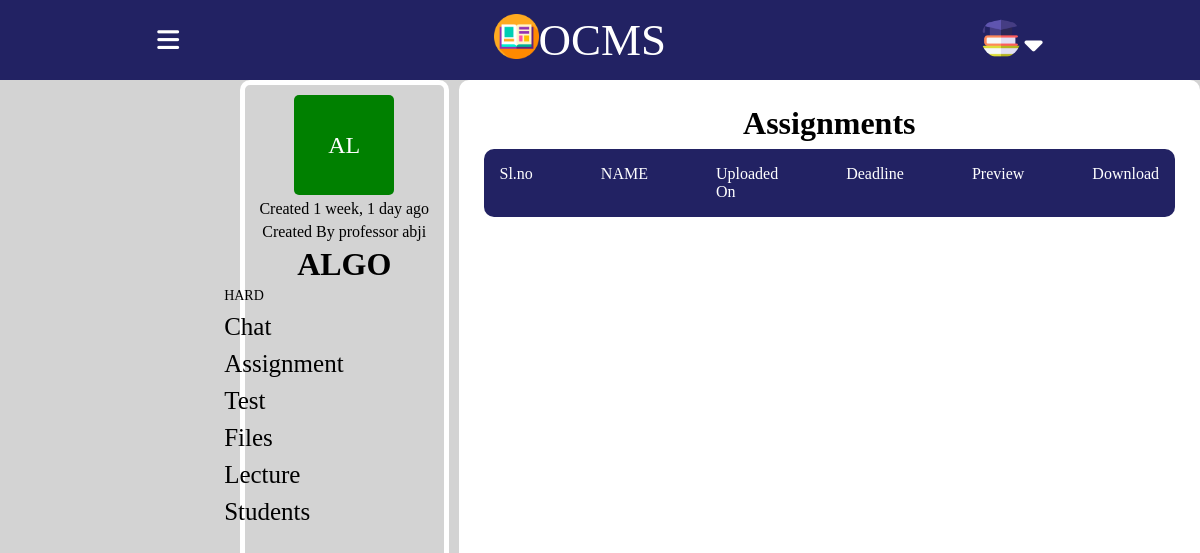
Page /sroom/9/sassignments/ on the earlier database version.
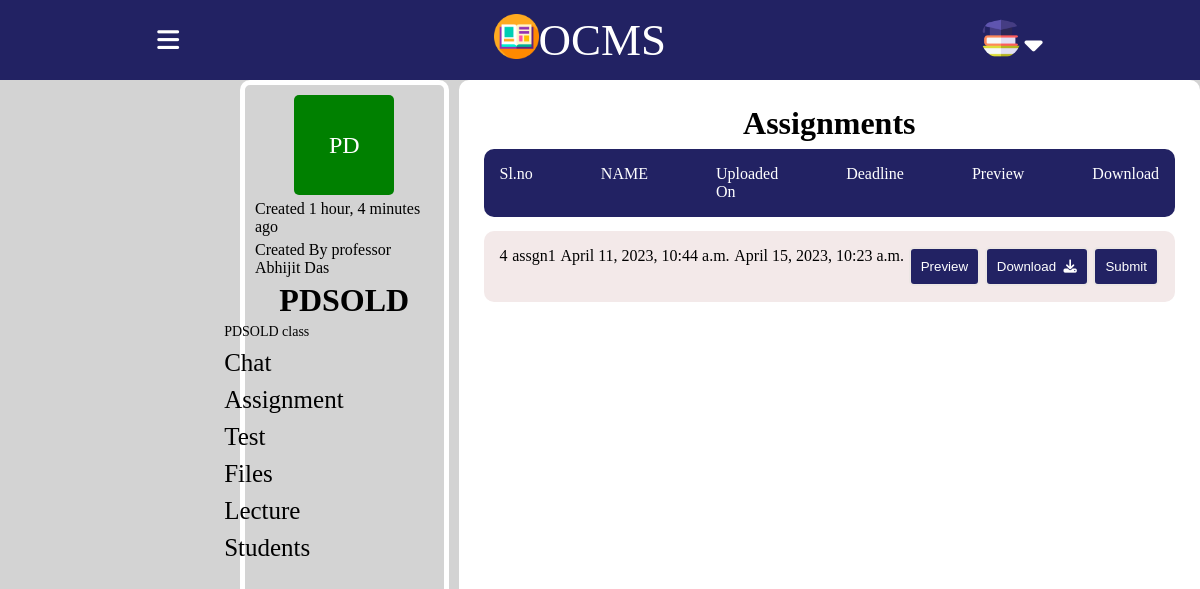
Same page on the later database version.
### base/models.py (models this page shows, shortened)
class Room(models.Model):
    course_id=models.CharField(max_length=100)
    teacher=models.CharField(max_length=100)
    name = models.CharField(max_length=200) #set it to host.subject_name during declaration by default
    description = models.TextField(null=True, blank=True)
    avatar = models.ImageField(null=True, default="avatar.svg")
    room_code=models.CharField(max_length=100)
    updated = models.DateTimeField(auto_now=True)
    created = models.DateTimeField(auto_now_add=True)
    class Meta:
        ordering = ['-updated', '-created']

class Tassignments(models.Model):
    room=models.ForeignKey(Room,on_delete=models.CASCADE)
    teacher=models.ForeignKey(Teacher,on_delete=models.CASCADE)
    name=models.CharField(max_length=100)
    upload_at=models.DateTimeField(auto_now_add=True)
    deadline=models.DateTimeField()
    file=models.FileField(upload_to='tassignments/')
    def get_absolute_url(self):
        return reverse('download_file_tassignments', args=[str(self.id)])

### base/views.py (the view)
# urls.py: path('sroom/<str:pk>/sassignments/',views.sassignments,name="sassignments"),
def sassignments(request,pk):
    room=Room.objects.get(id=pk)
    assignments=Tassignments.objects.filter(room__id=pk)
    context={'room':room,'assignments':assignments}
    return render(request,"base/sassignments.html",context)

### base/templates/base/sassignments.html
{% include 'student_main.html' %}
{% block content %}
       <div class="bigcontainer">
        <div class="leftcontainer">
            <div class="classicon">
                {{ room.name|slice:":2" }}
            </div>
           <p>Created {{room.created | timesince}} ago</p>
           <p>Created By professor {{room.teacher}}</p>
            <div class="classname">
                <h1>{{room.name}} </h1>
            </div>
            <ul>
                <li class="opt" style="font-size: 14px;">
                    {{room.description}}
                </li>
                <li class="opt">
                    <a href="{% url 'sroom' room.id %}">Chat</a>
                </li>
                <li class="opt">
                  <a href="{% url 'sassignments' room.id %}">Assignment</a>
                </li>
                <li class="opt">
                 <a href="{% url 'stest' room.id %}">Test</a>
                </li>
                <li class="opt">
                   <a href="{% url 'sfiles' room.id %}">Files</a>
                </li>
                <li class="opt">
                    <a href="{% url 'slectures' room.id %}">Lecture</a>
                </li>
                <li class="opt">
                    <a href="{% url 'rstudents' room.id %}">Students</a>
                </li>
            </ul>
        </div>
        <div class="assrightcontainer">
            <h1>Assignments</h1>
            <div class="assignmentnavbar">
                <p>Sl.no</p>
            <p>NAME</p>
            <p>Uploaded On</p>
            <p>Deadline</p>
            <p>Preview</p>
            <p>Download</p>
            </div>
            <div class="assignmentwrapper">
            {% for assignment in assignments %}
            <div class="assignment">
                <p>{{assignment.id}}</p>
                <p>{{assignment.name}}</p>
                <p>{{assignment.upload_at}}</p>
                <p>{{assignment.deadline}}</p>
                <button><a href="{{ assignment.file.url }}" target="_blank">Preview</a></button>
                <button><a href="{{ assignment.get_absolute_url }}">Download&nbsp;&nbsp;<i class="fa-solid fa-download fa-beat"></i></a></button>
                <button><a href="{% url 'submission' room.id %}">Submit</a></button>
            </div>
            {% endfor %}
{% endblock content %}

Differences in the rows shown:
changed Room: name "AL" → "PD"; created "1 week, 1 day" → "1 hour, 4 minutes"; teacher "abji" → "Abhijit Das"; name "ALGO" → "PDSOLD"; description "HARD" → "PDSOLD class"
now on this page (row edited): Tassignments: id "4", name "assgn1", upload_at "April 11, 2023, 10:44 a.m.", deadline "April 15, 2023, 10:23 a.m."
